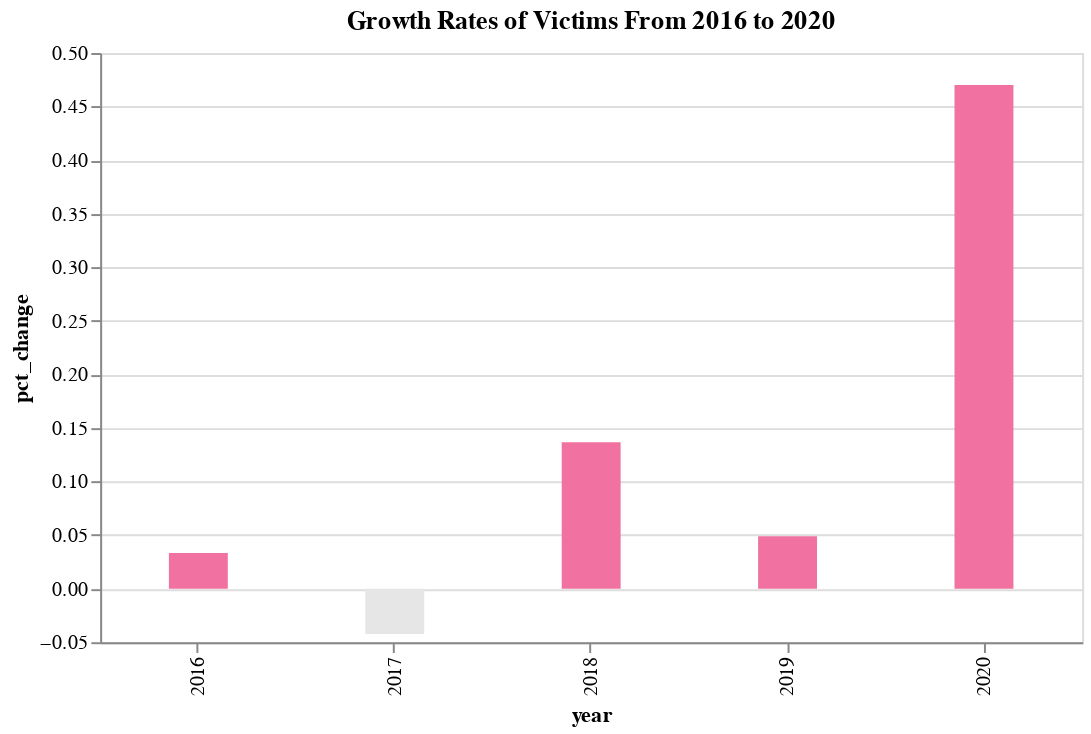

Write a Vega-Lite specification for this figure.
### Vega-Lite specification from a JSON file in a GitHub repository (floating-point values rounded to 4 significant figures)
{"config": {"view": {"continuousWidth": 400, "continuousHeight": 300}}, "data": {"name": "data-19c175a25159a307fd2c4d3a69395b76"}, "mark": {"type": "bar", "size": 30}, "encoding": {"color": {"condition": {"value": "#F172A1", "test": "(datum.pct_change > 0)"}, "value": "#e6e6e6"}, "x": {"type": "ordinal", "field": "year"}, "y": {"type": "quantitative", "field": "pct_change"}}, "selection": {"selector005": {"type": "interval", "bind": "scales", "encodings": ["x", "y"]}}, "title": "Growth Rates of Victims From 2016 to 2020", "width": 500, "$schema": "https://vega.github.io/schema/vega-lite/v4.8.1.json", "datasets": {"data-19c175a25159a307fd2c4d3a69395b76": [{"year": 2015, "sex": 1235, "pct_change": null}, {"year": 2016, "sex": 1276, "pct_change": 0.0332}, {"year": 2017, "sex": 1222, "pct_change": -0.04232}, {"year": 2018, "sex": 1389, "pct_change": 0.1367}, {"year": 2019, "sex": 1457, "pct_change": 0.04896}, {"year": 2020, "sex": 2142, "pct_change": 0.4701}]}}
